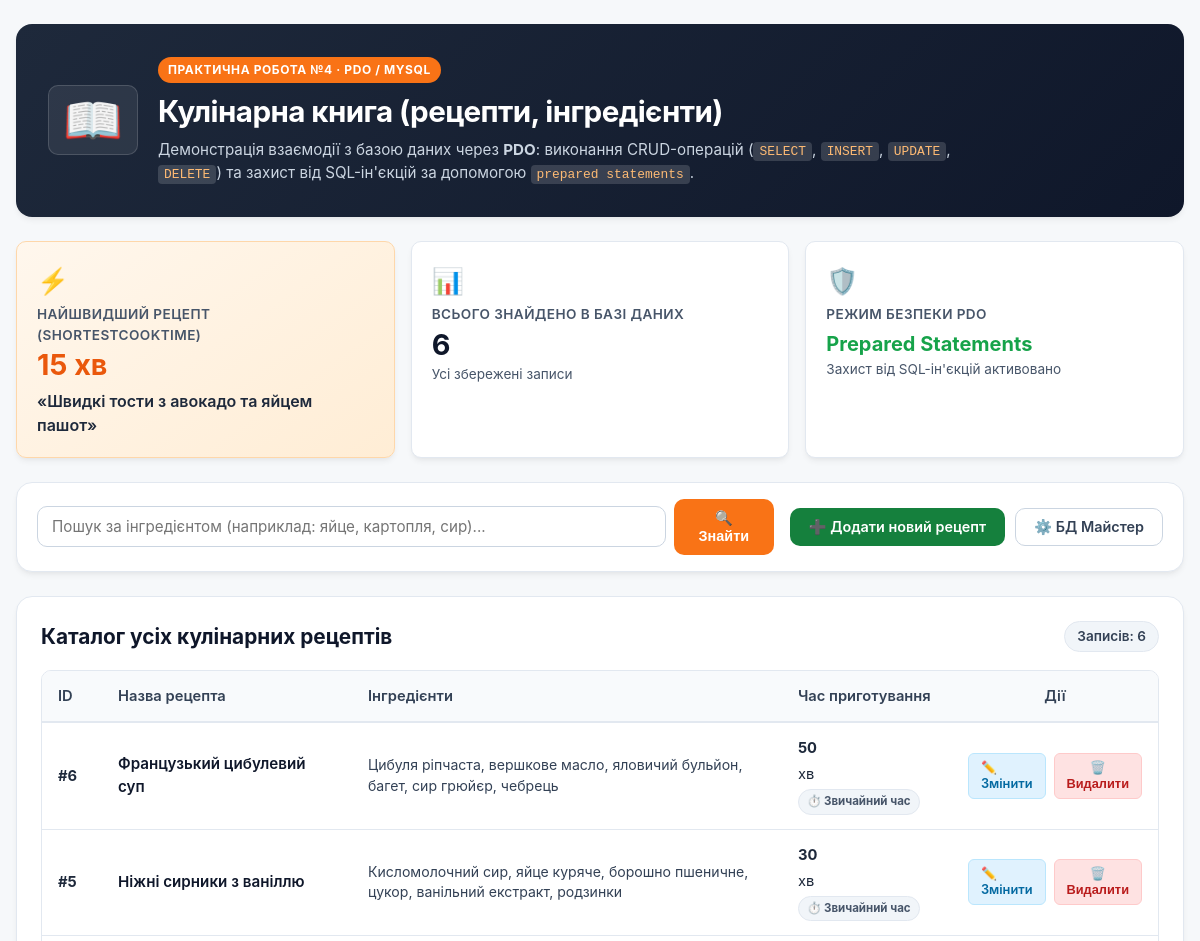
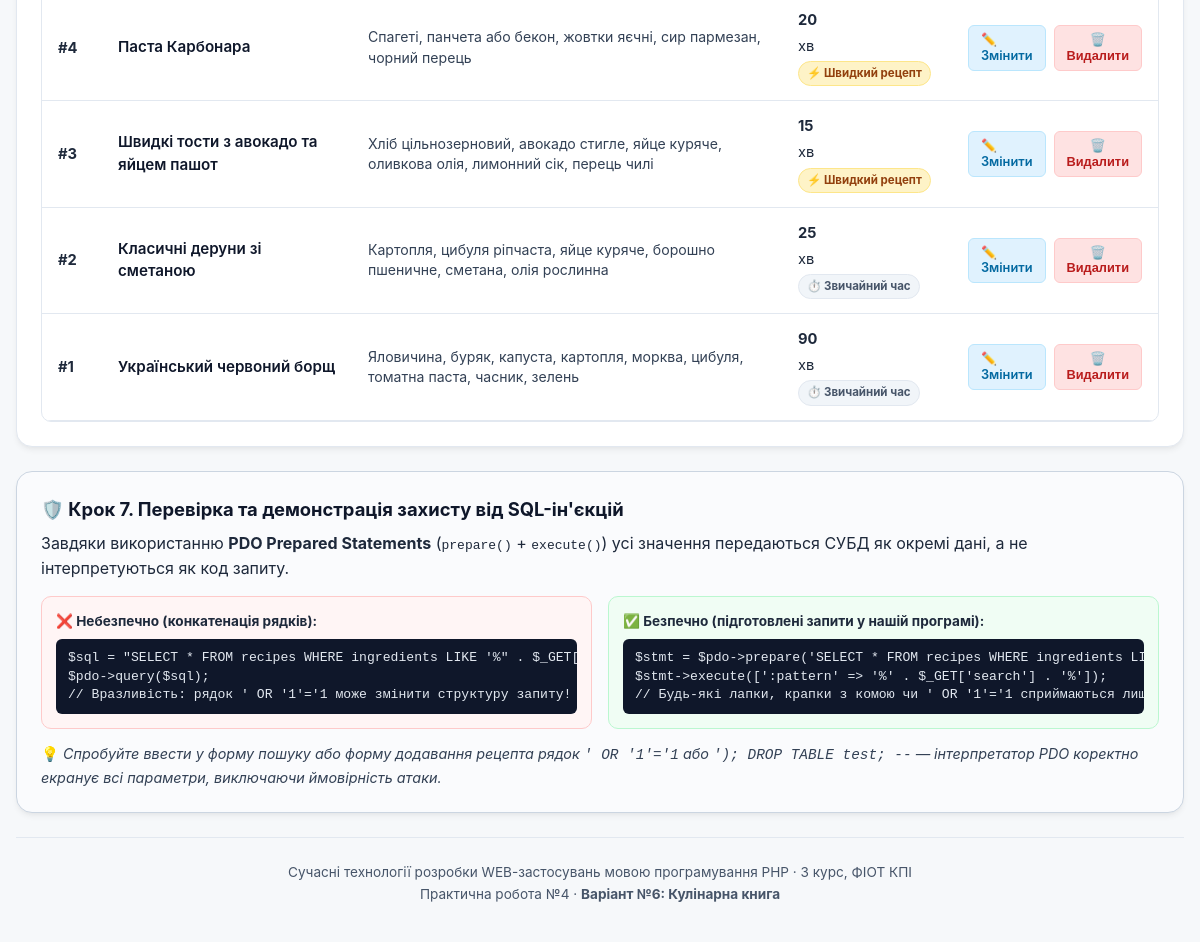
The page / on the database its author committed (2 pictures, top to bottom).
### tables this page shows
CREATE TABLE IF NOT EXISTS `recipes` (
    `id` INT AUTO_INCREMENT PRIMARY KEY,
    `title` VARCHAR(255) NOT NULL,
    `ingredients` TEXT NOT NULL,
    `cook_time_min` INT NOT NULL
);

### functions.php (called while the page is built, shortened)
<?php
function getAllRecipes(PDO $pdo): array
{
    $stmt = $pdo->query('SELECT * FROM recipes ORDER BY id DESC');
    return $stmt->fetchAll();
}
function shortestCookTime(PDO $pdo): ?array
{
    $stmt = $pdo->query('SELECT * FROM recipes ORDER BY cook_time_min ASC LIMIT 1');
    $recipe = $stmt->fetch();
    return $recipe ?: null;
}
function getRecipeBadge(int $cookTimeMin): array
{
    if ($cookTimeMin <= 20) {
        return [
            'label' => '⚡ Швидкий рецепт',
            'class' => 'badge-quick'
        ];
    }
    return [
        'label' => '⏱️ Звичайний час',
        'class' => 'badge-regular'
    ];
}

### index.php (the view, shortened to what this page needs)
<?php
require_once __DIR__ . '/db.php';
require_once __DIR__ . '/functions.php';
$search = trim($_GET['search'] ?? '');
$isSearchActive = ($search !== '');
if ($isSearchActive) {
    $recipes = findByIngredient($pdo, $search);
} else {
    $recipes = getAllRecipes($pdo);
}
$fastestRecipe = shortestCookTime($pdo);
?>
<!DOCTYPE html>
<html lang="uk">
<head>
    <link rel="stylesheet" href="style.css">
</head>
<body>
    <div class="page-container">
        <header class="header">
            <div class="header-content">
                <span class="header-icon">📖</span>
                <div>
                    <span class="header-badge">Практична робота №4 · PDO / MySQL</span>
                    <h1>Кулінарна книга (рецепти, інгредієнти)</h1>
                    <p class="subtitle">
                        Демонстрація взаємодії з базою даних через <strong>PDO</strong>:
                        виконання CRUD-операцій (<code>SELECT</code>, <code>INSERT</code>, <code>UPDATE</code>, <code>DELETE</code>)
                        та захист від SQL-ін'єкцій за допомогою <code>prepared statements</code>.
                    </p>
                </div>
            </div>
        </header>
        <section class="stats-grid">
            <div class="stat-card primary-stat">
                <span class="stat-icon">⚡</span>
                <span class="stat-label">Найшвидший рецепт (shortestCookTime)</span>
                <?php if ($fastestRecipe): ?>
                    <span class="stat-value"><?= (int)$fastestRecipe['cook_time_min'] ?> хв</span>
                    <div style="font-weight: 600; color: var(--gray-800); margin-top: 4px;">
                        «<?= htmlspecialchars($fastestRecipe['title'], ENT_QUOTES, 'UTF-8') ?>»
                    </div>
                <?php else: ?>
                    <span class="stat-value">—</span>
                    <div style="color: var(--gray-600); font-size: 0.85rem;">База даних порожня</div>
                <?php endif; ?>
            </div>
            <div class="stat-card">
                <span class="stat-icon">📊</span>
                <span class="stat-label">Всього знайдено в базі даних</span>
                <span class="stat-value"><?= count($recipes) ?></span>
                <div style="color: var(--gray-600); font-size: 0.85rem;">
                    <?= $isSearchActive ? 'За фільтром: «' . htmlspecialchars($search, ENT_QUOTES, 'UTF-8') . '»' : 'Усі збережені записи' ?>
                </div>
            </div>
            <div class="stat-card">
                <span class="stat-icon">🛡️</span>
                <span class="stat-label">Режим безпеки PDO</span>
                <span class="stat-value" style="font-size: 1.25rem; color: #16a34a; margin-top: 4px;">Prepared Statements</span>
                <div style="color: var(--gray-600); font-size: 0.85rem;">
                    Захист від SQL-ін'єкцій активовано
                </div>
            </div>
        </section>
        <section class="action-bar-card card">
            <div class="action-bar">
                <div class="search-form-wrapper">
                    <form action="index.php" method="GET" class="search-form">
                        <input
                            type="text"
                            name="search"
                            class="form-control"
                            placeholder="Пошук за інгредієнтом (наприклад: яйце, картопля, сир)..."
                            value="<?= htmlspecialchars($search, ENT_QUOTES, 'UTF-8') ?>"
                        >
                        <button type="submit" class="btn btn-primary">🔍 Знайти</button>
                    </form>
                </div>
                <div class="main-buttons">
                    <a href="add.php" class="btn btn-success">
                        ➕ Додати новий рецепт
                    </a>
                    <a href="setup.php" class="btn btn-outline" title="Налаштування бази даних">
                        ⚙️ БД Майстер
                    </a>
                </div>
            </div>
        </section>
        <main class="card">
            <div class="section-header-flex">
                <h2 class="section-title">
                    <?= $isSearchActive ? 'Результати пошуку за інгредієнтом: «' . htmlspecialchars($search, ENT_QUOTES, 'UTF-8') . '»' : 'Каталог усіх кулінарних рецептів' ?>
                </h2>
                <span class="count-badge">Записів: <?= count($recipes) ?></span>
            </div>
            <?php if (empty($recipes)): ?>
                <div class="empty-state">
                    <div class="empty-icon">🍽️</div>
                    <h3>Жодного рецепта не знайдено</h3>
                    <p>
                        <?= $isSearchActive ? 'За вказаним інгредієнтом нічого не знайдено. Спробуйте змінити критерій пошуку.' : 'Таблиця рецептів порожня. Додайте свій перший рецепт або ініціалізуйте базу тестовими даними.' ?>
                    </p>
                    <div style="margin-top: 16px; display: flex; gap: 12px; justify-content: center;">
                        <?php if ($isSearchActive): ?>
                            <a href="index.php" class="btn btn-secondary">Скинути фільтр</a>
                        <?php endif; ?>
                        <a href="add.php" class="btn btn-primary">➕ Додати рецепт</a>
                        <a href="setup.php" class="btn btn-outline">Ініціалізувати демо-дані</a>
                    </div>
                </div>
            <?php else: ?>
                <div class="table-wrapper">
                    <table class="styled-table">
                        <thead>
                            <tr>
                                <th style="width: 60px;">ID</th>
                                <th style="width: 250px;">Назва рецепта</th>
                                <th>Інгредієнти</th>
                                <th style="width: 170px;">Час приготування</th>
                                <th style="width: 180px; text-align: center;">Дії</th>
                            </tr>
                        </thead>
                        <tbody>
                            <?php foreach ($recipes as $row): ?>
                                <?php $badge = getRecipeBadge((int)$row['cook_time_min']); ?>
                                <tr>
                                    <td><strong>#<?= (int)$row['id'] ?></strong></td>
                                    <td>
                                        <div class="recipe-name"><?= htmlspecialchars($row['title'], ENT_QUOTES, 'UTF-8') ?></div>
                                    </td>
                                    <td>
                                        <div class="ingredients-list">
                                            <?= htmlspecialchars($row['ingredients'], ENT_QUOTES, 'UTF-8') ?>
                                        </div>
                                    </td>
                                    <td>
                                        <div class="cook-time">
                                            <strong><?= (int)$row['cook_time_min'] ?></strong> хв
                                            <span class="badge <?= $badge['class'] ?>">
                                                <?= $badge['label'] ?>
                                            </span>
                                        </div>
                                    </td>
                                    <td>
                                        <div class="actions-cell">
                                            <a href="edit.php?id=<?= (int)$row['id'] ?>" class="btn btn-sm btn-edit">
                                                ✏️ Змінити
                                            </a>
                                            <form action="delete.php" method="POST" onsubmit="return confirm('Ви впевнені, що бажаєте безповоротно видалити рецепт «<?= htmlspecialchars(addslashes($row['title']), ENT_QUOTES, 'UTF-8') ?>»?');" style="display:inline;">
                                                <button type="submit" class="btn btn-sm btn-delete">
                                                    🗑️ Видалити
                                                </button>
                                            </form>
                                        </div>
                                    </td>
                                </tr>
                            <?php endforeach; ?>
                        </tbody>
                    </table>
                </div>
            <?php endif; ?>
        </main>
        <section class="card security-card">
            <h3>🛡️ Крок 7. Перевірка та демонстрація захисту від SQL-ін'єкцій</h3>
            <p>
                Завдяки використанню <strong>PDO Prepared Statements</strong> (<code>prepare()</code> + <code>execute()</code>)
                усі значення передаються СУБД як окремі дані, а не інтерпретуються як код запиту.
            </p>
            <div class="security-grid">
                <div class="code-compare-card bad">
                    <span class="code-title">❌ Небезпечно (конкатенація рядків):</span>
                    <pre><code>$sql = "SELECT * FROM recipes WHERE ingredients LIKE '%" . $_GET['search'] . "%'";
$pdo->query($sql);
// Вразливість: рядок ' OR '1'='1 може змінити структуру запиту!</code></pre>
                </div>
                <div class="code-compare-card good">
                    <span class="code-title">✅ Безпечно (підготовлені запити у нашій програмі):</span>
                    <pre><code>$stmt = $pdo->prepare('SELECT * FROM recipes WHERE ingredients LIKE :pattern');
$stmt->execute([':pattern' => '%' . $_GET['search'] . '%']);
// Будь-які лапки, крапки з комою чи ' OR '1'='1 сприймаються лише як текст!</code></pre>
                </div>
            </div>
            <div style="margin-top: 14px; font-size: 0.9rem; color: var(--gray-700);">
                💡 <em>Спробуйте ввести у форму пошуку або форму додавання рецепта рядок <code>' OR '1'='1</code> або <code>'); DROP TABLE test; --</code> — інтерпретатор PDO коректно екранує всі параметри, виключаючи ймовірність атаки.</em>
            </div>
        </section>
        <footer class="footer">
            Сучасні технології розробки WEB-застосувань мовою програмування PHP · 3 курс, ФІОТ КПІ<br>
            Практична робота №4 · <strong>Варіант №6: Кулінарна книга</strong>
        </footer>
    </div>
</body>
</html>

### rows shown on the page
recipes: cook_time_min "15", title "Швидкі тости з авокадо та яйцем пашот", id "3", ingredients "Хліб цільнозерновий, авокадо стигле, яйце куряче, оливкова олія, лимонний сік, перець чилі", cook_time_min "⚡ Швидкий рецепт"
recipes: id "6", title "Французький цибулевий суп", ingredients "Цибуля ріпчаста, вершкове масло, яловичий бульйон, багет, сир грюйєр, чебрець", cook_time_min "50", cook_time_min "⏱️ Звичайний час"
recipes: id "5", title "Ніжні сирники з ваніллю", ingredients "Кисломолочний сир, яйце куряче, борошно пшеничне, цукор, ванільний екстракт, родзинки", cook_time_min "30", cook_time_min "⏱️ Звичайний час"
recipes: id "4", title "Паста Карбонара", ingredients "Спагеті, панчета або бекон, жовтки яєчні, сир пармезан, чорний перець", cook_time_min "20", cook_time_min "⚡ Швидкий рецепт"
recipes: id "2", title "Класичні деруни зі сметаною", ingredients "Картопля, цибуля ріпчаста, яйце куряче, борошно пшеничне, сметана, олія рослинна", cook_time_min "25", cook_time_min "⏱️ Звичайний час"
recipes: id "1", title "Український червоний борщ", ingredients "Яловичина, буряк, капуста, картопля, морква, цибуля, томатна паста, часник, зелень", cook_time_min "90", cook_time_min "⏱️ Звичайний час"

### other values the page prints
count($recipes) "6"
